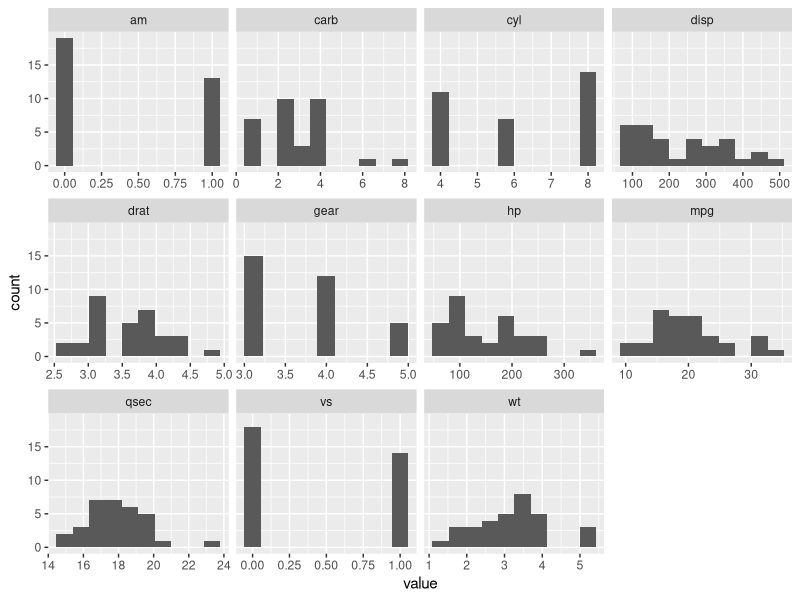

This figure's R source:
#1. Histogram for all variables in a dataset mtcars.
#Write a program to create histograms for all columns
View(mtcars)
library(ggplot2)
library(tidyr)

mtcars %>% gather() %>% head()
#Using this as our data, we can map value as our x variable, 
#and use facet_wrap to separate by the  key column:
ggplot(gather(mtcars), aes(value)) + 
  geom_histogram(bins = 10) + 
  facet_wrap(~key, scales = 'free_x')
#2. Check the probability distribution of all variables in mtcars.